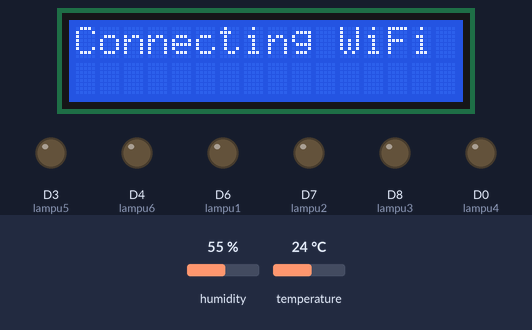
The sketch below on a simulated ESP8266 (NodeMCU). Shown: 16×2 character LCD, output pins drawn as LEDs (lit = HIGH). Inputs (shaded band) come from the test bench; at power-on: temperature 24 °C, humidity 55 %. WiFi joins after 1.5 s; servers stay silent unless stated; no MQTT or app messages arrive unless stated; what the sketch prints to the serial monitor is not drawn.

Above: at 1.2 s.
1.3 s: temperature set to 28 °C
At 5.5 s:
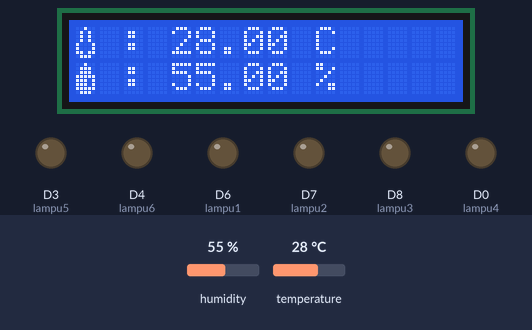
6.2 s: temperature set to 31 °C
At 10.5 s:
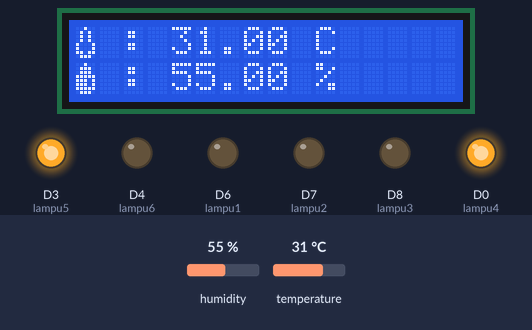
11.5 s: temperature set to 33 °C
At 15.5 s:
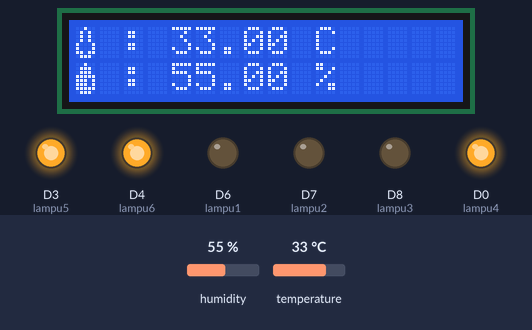
18.0 s: humidity set to 22 %
At 20.5 s:
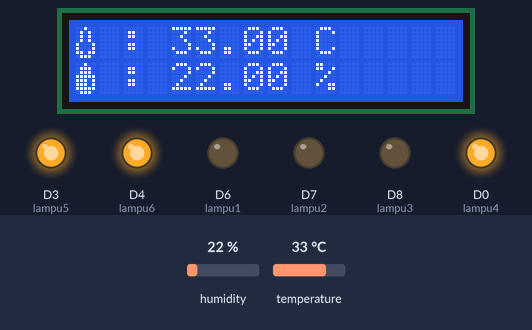
Timing chart, 0 to 22.0 s (numbered marks = the images above; inputs shaded):
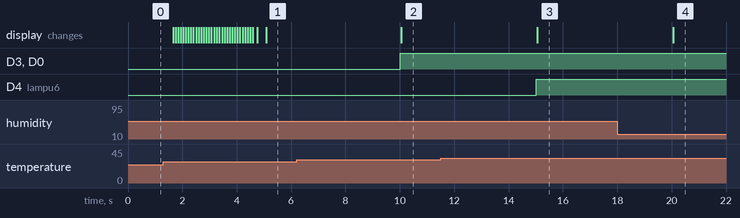

Measured:
- the behaviour switches between 29 and 30 °C on temperature (found by bisection; images 1 and 2)
- the behaviour switches between 31 and 32 °C on temperature (found by bisection; images 2 and 3)
- after the input at 6.2 s, D3 (lampu5), D0 (lampu4): LOW → HIGH after 3.8 s; the display: changes after 3.9 s (image 2)
- after the input at 11.5 s, D4 (lampu6): LOW → HIGH after 3.5 s; the display: changes after 3.6 s (image 3)
- after the input at 18.0 s, the display: changes after 2.1 s (image 4)

The sketch:

ProjectIOT.ino
```cpp
#include <LiquidCrystal_I2C.h>
#include <Wire.h>
#include <DHT.h>
#include <EEPROM.h>
#include <ESP8266WiFi.h>
#include <PubSubClient.h>
#include <ArduinoJson.h>

#define lampu1 D6
#define lampu2 D7
#define lampu3 D8
#define lampu4 D0
#define lampu5 D3
#define lampu6 D4
#define DHTPIN D5
#define DHTTYPE DHT11

LiquidCrystal_I2C lcd(0x27, 16, 2);
DHT dht(DHTPIN, DHTTYPE);
WiFiClient espClient;
PubSubClient client(espClient);

// Konfigurasi Wifi
const char* wifi_ssid = "Mi 10T Pro";
const char* wifi_password = "11111111";

// Konfigurasi MQTT
const char* mqtt_server = "x2.revolusi-it.com";
const char* mqtt_username = "usm";
const char* mqtt_password = "usmjaya001";
const char* client_id = "client-G.231.22.0023_NodeMCU1";

// Membuat Variabel
float humidity = 0;
float temperature = 0;
float prevHumidity = 0;
float prevTemperature = 0;
String messages = "";
unsigned long previousMillis = 0;
const long interval = 5000;
bool showNotification = false;
unsigned long notificationStartTime = 0;
static unsigned long lastAnimationTime = 0;
static int animationPosition = 0;

// Icon Humidity
byte Water[] = {
  B00100,
  B01110,
  B01110,
  B11111,
  B11101,
  B11101,
  B11111,
  B01110
};

// Icon Temperature
byte Temperature[] = {
  B00100,
  B01010,
  B01010,
  B01010,
  B10001,
  B10001,
  B11011,
  B01110
};

// Icon Lampu
byte Lamp[] = {
  B01110,
  B10001,
  B10001,
  B10001,
  B01010,
  B01110,
  B01110,
  B00100
};

// MQTT CONTROLLER / CALLBACK
void callbackMQTT(char* topic, byte* payload, unsigned int length) {
  char message[length + 1];
  strncpy(message, (char*)payload, length);
  message[length] = '\0';

  Serial.print("Pesan diterima: ");
  Serial.println(message);

  StaticJsonDocument<256> doc;
  DeserializationError error = deserializeJson(doc, message);

  if (error) {
    Serial.println("Gagal mem-parsing JSON");
    return;
  }

 // Static variables to track previous states
  static bool prevStateLampu1 = LOW;
  static bool prevStateLampu2 = LOW;
  static bool prevStateLampu3 = LOW;

  // Lampu D6
  if (doc.containsKey("LED1")) {
    bool currentStateLampu1 = (doc["LED1"] == "on");
    if (currentStateLampu1 != prevStateLampu1) {
      digitalWrite(lampu1, currentStateLampu1 ? HIGH : LOW);
      lcdMessage(String("Lampu D6 : ") + (currentStateLampu1 ? "ON" : "OFF"), true);
      prevStateLampu1 = currentStateLampu1;
    }
  }

  // Lampu D7
  if (doc.containsKey("LED2")) {
    bool currentStateLampu2 = (doc["LED2"] == "on");
    if (currentStateLampu2 != prevStateLampu2) {
      digitalWrite(lampu2, currentStateLampu2 ? HIGH : LOW);
      lcdMessage(String("Lampu D7 : ") + (currentStateLampu2 ? "ON" : "OFF"), true);
      prevStateLampu2 = currentStateLampu2;
    }
  }

  // Lampu D8
  if (doc.containsKey("LED3")) {
    bool currentStateLampu3 = (doc["LED3"] == "on");
    if (currentStateLampu3 != prevStateLampu3) {
      digitalWrite(lampu3, currentStateLampu3 ? HIGH : LOW);
      lcdMessage(String("Lampu D8 : ") + (currentStateLampu3 ? "ON" : "OFF"), true);
      prevStateLampu3 = currentStateLampu3;
    }
  }
}

// Connect MQTT
void reconnect() {
  while (!client.connected()) {
    lcdMessage("Connecting MQTT", false);
    Serial.print("Menghubungkan ke MQTT Server -> ");
    Serial.println(mqtt_server);
    // Connect MQTT
    if (client.connect(client_id, mqtt_username, mqtt_password)) {
      Serial.println("Terhubung!");
      lcdMessage("MQTT Connected ", false);
      // Subscribe
      client.subscribe("G.231.22.0023/control");
    } else {
      Serial.print("Gagal, rc=");
      Serial.println(client.state());
    }
  }
}

// Connect Wifi
void connectWifi() {
  WiFi.begin(wifi_ssid, wifi_password);
  while (WiFi.status() != WL_CONNECTED) {
    lcdMessage("Connecting WiFi", false);
    Serial.print(".");
  }
  Serial.println("\nWiFi terhubung");
  lcdMessage("WiFi Connected", false);
}

// Menampilkan Temperature & Humidity pada LCD I2C
void displayTempAndHumid(bool forceUpdate = false) {
  if (forceUpdate || temperature != prevTemperature || humidity != prevHumidity) {
    lcd.setCursor(0,0);
    lcd.write(byte(1));
    lcd.setCursor(1,0);
    lcd.print(" : " + String(temperature) + " C     ");
    lcd.setCursor(0,1);
    lcd.write(byte(0));
    lcd.setCursor(1,1);
    lcd.print(" : "+ String(humidity) + " %     ");
    prevTemperature = temperature;
    prevHumidity = humidity;
  }
}

// Publish Temperature dan Humidity
void publishTempAndHumid(){
  client.publish("G.231.22.0023/temperature", String(temperature).c_str(), true);
  client.publish("G.231.22.0023/humidity", String(humidity).c_str(), true);
}

// Menampilkan Pesan Control LED
void lcdMessage(String message, bool led) {
  showNotification = true;
  notificationStartTime = millis();
  lcd.setCursor(0, 0);
  if (led) {
    lcd.clear();
    lcd.write(byte(2));
    lcd.setCursor(2, 0);
  }
  lcd.print(message);
  animationPosition = 0;
  lcd.setCursor(0, 1);
  lcd.print("                ");
}

// Animasi Loading
void animateRow() {
  if (showNotification && millis() - lastAnimationTime >= 92) {
    lcd.setCursor(animationPosition, 1);
    lcd.print(".");
    animationPosition++;
    if (animationPosition >= 16) {
      animationPosition = 0;
      lcd.setCursor(0, 1);
      lcd.print("                ");
    }
    lastAnimationTime = millis();
  }
}

// Menyalakan LED berdasarkan suhu
void ledIndicator() {
  if (temperature > 29 && temperature < 30) {
    digitalWrite(lampu4, HIGH);
    digitalWrite(lampu5, LOW);
    digitalWrite(lampu6, LOW);
  }
  else if (temperature >= 30 && temperature <= 31) {
    digitalWrite(lampu4, HIGH);
    digitalWrite(lampu5, HIGH);
    digitalWrite(lampu6, LOW);
  }
  else if (temperature > 31) {
    digitalWrite(lampu4, HIGH);
    digitalWrite(lampu5, HIGH);
    digitalWrite(lampu6, HIGH);
  } else {
    digitalWrite(lampu4, LOW);
    digitalWrite(lampu5, LOW);
    digitalWrite(lampu6, LOW);
  }
}

// Fungsi Setup
void setup() {
  Serial.begin(9600);
  client.setServer(mqtt_server, 1883);
  client.setCallback(callbackMQTT);
  pinMode(lampu1, OUTPUT);
  pinMode(lampu2, OUTPUT);
  pinMode(lampu3, OUTPUT);
  pinMode(lampu4, OUTPUT);
  pinMode(lampu5, OUTPUT);
  pinMode(lampu6, OUTPUT);
  Wire.begin();
  lcd.begin(16,2);
  lcd.backlight();
  dht.begin();
  lcd.createChar(0, Water);
  lcd.createChar(1, Temperature);
  lcd.createChar(2, Lamp);
}

// Fungsi Loop
void loop() {
  if (WiFi.status() != WL_CONNECTED) connectWifi();
  if (!client.connected()) reconnect();
  client.loop();

  // Interval 5 Detik
  unsigned long currentMillis = millis();
  if (currentMillis - previousMillis >= interval) {
    previousMillis = currentMillis;

    humidity = dht.readHumidity();
    temperature = dht.readTemperature();
    ledIndicator();
    publishTempAndHumid();
    if(!showNotification) displayTempAndHumid();
  }

  // Animasi 3 Detik
  if (showNotification) {
    animateRow();
    if (millis() - notificationStartTime >= 3000) {
      showNotification = false;
      lcd.clear();
      displayTempAndHumid(true);
    }
  }
}
```
